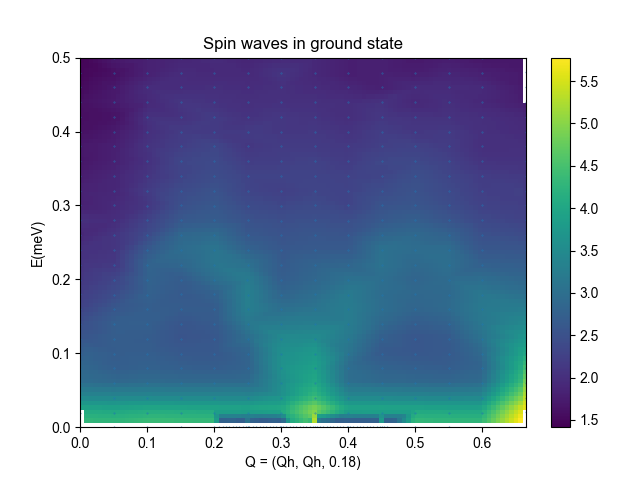

Recreate this plot in Python.
from ufit import *
import numpy as np
import matplotlib.pyplot as plt
from ufit.plotting import mapping

set_datatemplate('IN12_proposal_exp_CRG-3066/rawdata/075%03d')
# from 223 to 234 and 311
# 232 with two peaks 
#data = read_numors("")

"""
model = Background() + Gauss("elastic_line", pos=0, ampl=20000, fwhm=0.045) + Gauss("peak1", pos=0.15, ampl=1500, fwhm=0.11)
data = read_data(234, "EN")
model.plot_components(data)
fit = model.fit(data)
model.plot(data)
fit.printout()
data.plot()
"""

data = read_numors("222-228,230-235, 237, 311", 0)
data.name = "Spin waves in ground state"
mapping("QH", "EN", data, mode=0, title=f'{data.name}', log=True)
plt.ylim((0,0.5))
plt.xlabel("Q = (Qh, Qh, 0.18)")
plt.ylabel("E(meV)")
plt.savefig("IN12_proposal_exp_CRG-3066/ground_state/ground_state.png")

plt.show()
